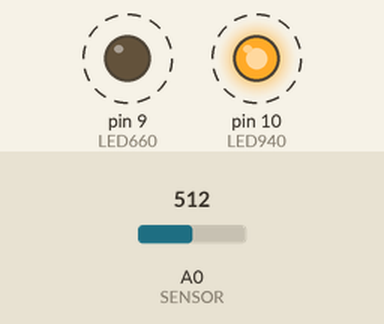
A sketch run on a simulated Arduino Uno, built with avr-gcc and run on an emulated ATmega328P. Parts: output pins drawn as LEDs (lit = HIGH). Dashed ring = blinking. The inputs (shaded band) are chosen by the test bench; at power-on: A0 (SENSOR) = 512. What the sketch prints to the serial monitor is not drawn.

Above: at 0.25 s.
Timing chart, 0 to 3.0 s (numbered marks = the images above):
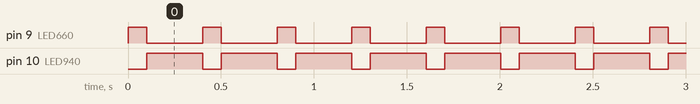

Measured:
- by itself, pin 9 (LED660): alternates HIGH for 0.10 s and LOW for 0.30 s
- by itself, pin 10 (LED940): alternates HIGH for 0.30 s and LOW for 0.10 s

The sketch:

sensor_testcode1.ino
```cpp
const int LED660 = 9;      // MOSFET Gate for 660 nm LED

const int LED940 = 10;     // MOSFET Gate for 940 nm LED

const int SENSOR = A0;     // Photodiode output


void setup()

{

  pinMode(LED660, OUTPUT);

  pinMode(LED940, OUTPUT);


  digitalWrite(LED660, LOW);

  digitalWrite(LED940, LOW);


  Serial.begin(115200);


  Serial.println("Optical Glucose System Test");

}


void loop()

{

  // ---------- RED LED ----------

  digitalWrite(LED660, HIGH);

  digitalWrite(LED940, LOW);


  delay(100);


  int redValue = analogRead(SENSOR);


  // ---------- IR LED ----------

  digitalWrite(LED660, LOW);

  digitalWrite(LED940, HIGH);


  delay(100);


  int irValue = analogRead(SENSOR);


  // ---------- Print Results ----------

  Serial.print("Red: ");

  Serial.print(redValue);


  Serial.print("   IR: ");

  Serial.println(irValue);


  delay(200);

}
```
